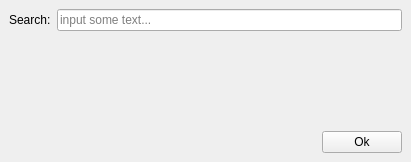
<?xml version="1.0" encoding="UTF-8"?>
<ui version="4.0">
 <class>MainWindow</class>
 <widget class="QMainWindow" name="MainWindow">
  <property name="geometry">
   <rect>
    <x>0</x>
    <y>0</y>
    <width>411</width>
    <height>162</height>
   </rect>
  </property>
  <property name="windowTitle">
   <string>QLineEdit-QCompleter-Example</string>
  </property>
  <widget class="QWidget" name="centralwidget">
   <layout class="QGridLayout" name="gridLayout_2">
    <item row="0" column="0">
     <layout class="QHBoxLayout" name="horizontalLayout">
      <item>
       <widget class="QLabel" name="searchLabel">
        <property name="text">
         <string>Search:</string>
        </property>
       </widget>
      </item>
      <item>
       <widget class="QLineEdit" name="searchLineEdit">
        <property name="placeholderText">
         <string>input some text...</string>
        </property>
       </widget>
      </item>
     </layout>
    </item>
    <item row="1" column="0">
     <layout class="QGridLayout" name="gridLayout">
      <item row="0" column="1">
       <spacer name="verticalSpacer">
        <property name="orientation">
         <enum>Qt::Vertical</enum>
        </property>
        <property name="sizeHint" stdset="0">
         <size>
          <width>20</width>
          <height>40</height>
         </size>
        </property>
       </spacer>
      </item>
      <item row="1" column="0">
       <spacer name="horizontalSpacer">
        <property name="orientation">
         <enum>Qt::Horizontal</enum>
        </property>
        <property name="sizeHint" stdset="0">
         <size>
          <width>40</width>
          <height>20</height>
         </size>
        </property>
       </spacer>
      </item>
      <item row="1" column="1">
       <widget class="QPushButton" name="okButton">
        <property name="text">
         <string>Ok</string>
        </property>
       </widget>
      </item>
     </layout>
    </item>
   </layout>
  </widget>
 </widget>
 <resources/>
 <connections/>
</ui>
